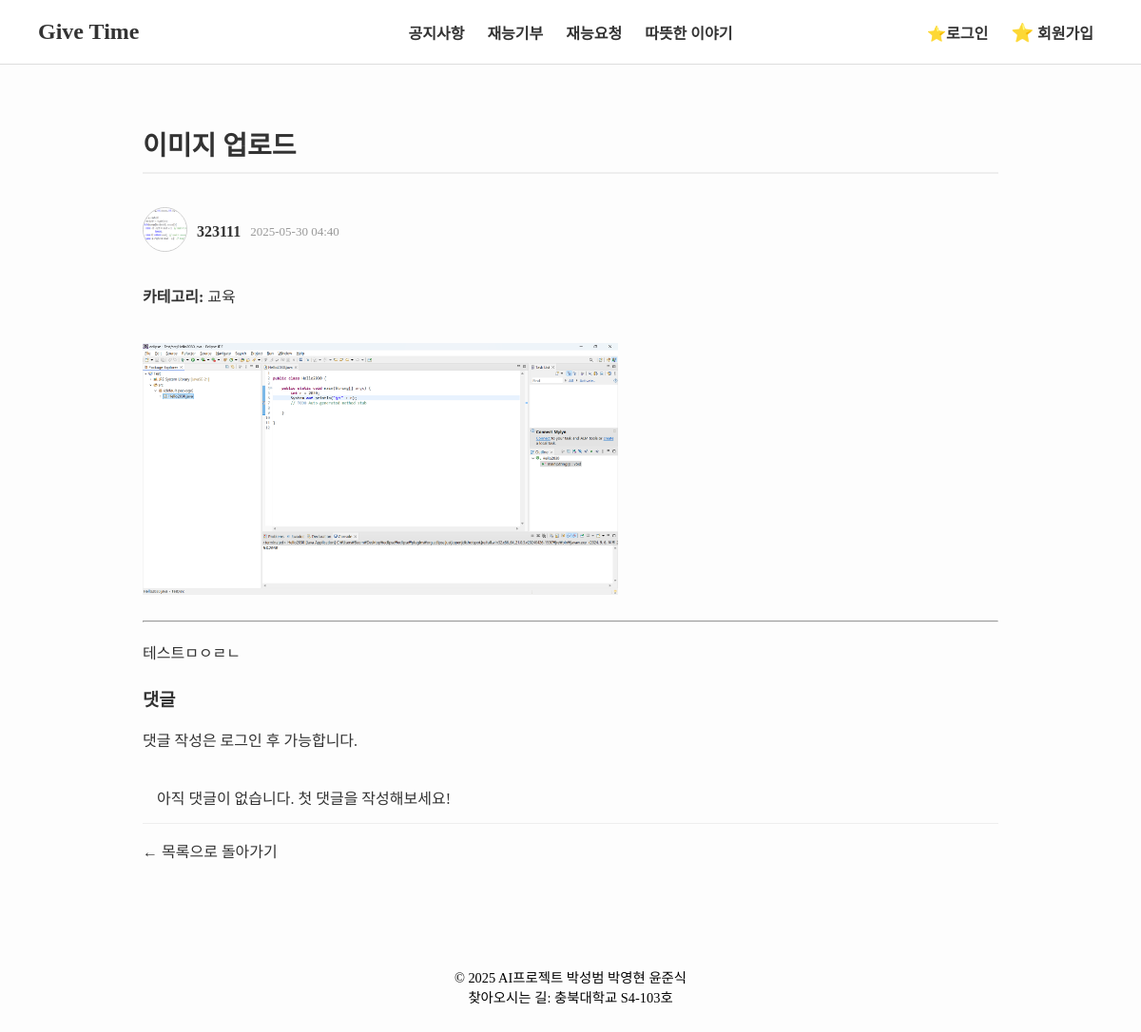
/posts/donation/7/, run on an earlier commit of the app's database.
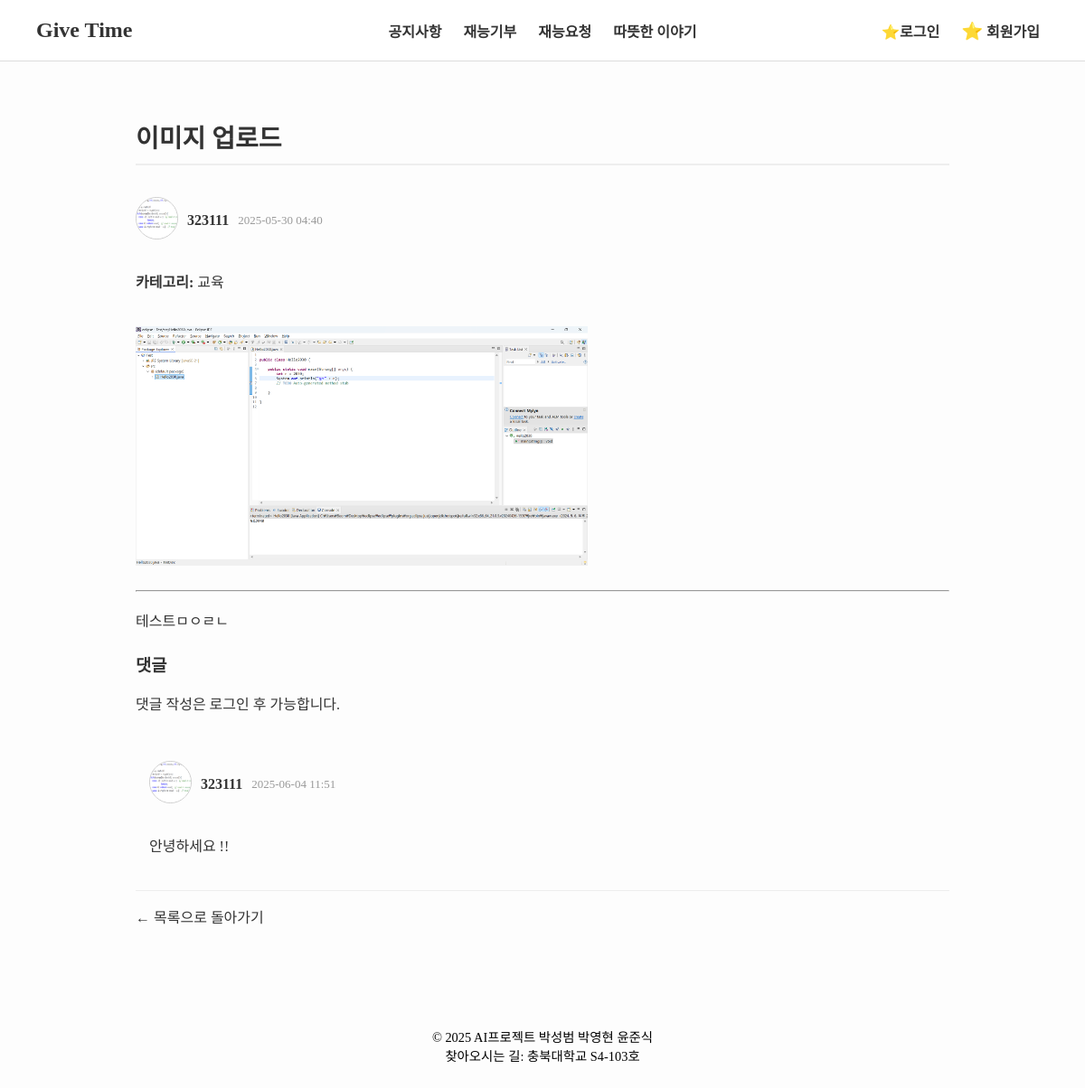
And on a later commit of the database.
### posts/models.py (models this page shows, shortened)
class Post(models.Model):
    POST_TYPE_CHOICES = [
        ('donation', '재능 기부'),
        ('request', '재능 요청'),
        ('story', '따뜻한 이야기'),
        ('announcement', '공지사항'),
    ]
    CATEGORY_CHOICES = [
        ('education', '교육'),
        ('it', 'IT/개발'),
        ('design', '디자인'),
        ('etc', '기타'),
    ]
    title = models.CharField(max_length=200)
    content = models.TextField()
    post_type = models.CharField(max_length=20, choices=POST_TYPE_CHOICES)
    category = models.CharField(max_length=20, choices=CATEGORY_CHOICES, blank=True, null=True)
    author = models.ForeignKey(settings.AUTH_USER_MODEL, on_delete=models.CASCADE)
    created_at = models.DateTimeField(auto_now_add=True)
    views = models.PositiveIntegerField(default=0)
    image = models.ImageField(upload_to='post_images/', null=True, blank=True)

class Comment(models.Model):
    post = models.ForeignKey('Post', on_delete=models.CASCADE, related_name='comments')
    author = models.ForeignKey(settings.AUTH_USER_MODEL, on_delete=models.CASCADE)
    content = models.TextField()
    created_at = models.DateTimeField(auto_now_add=True)

### account/models.py (models this page shows, shortened)
class CustomUser(AbstractBaseUser, PermissionsMixin):
    email = models.EmailField(unique=True)
    nickname = models.CharField(max_length=30, unique = True) # 닉네임 중복 불가
    location = models.CharField(max_length=100)
    profile_image = models.ImageField(upload_to='profile_images/', null=True, blank=True)
    about = models.TextField(blank=True, null=True)  # 소개글
    skills = models.TextField(blank=True, null=True)  # 기술 목록
    services = models.TextField(blank=True, null=True)  # 서비스 목록
    is_active = models.BooleanField(default=True)
    is_staff = models.BooleanField(default=False)
    objects = CustomUserManager()
    USERNAME_FIELD = 'email'
    REQUIRED_FIELDS = ['nickname']

### posts/views.py (the view)
# urls.py: path('<str:post_type>/<int:post_id>/', views.post_detail, name='post_detail'),
def post_detail(request, post_type, post_id):
    if post_type not in VALID_POST_TYPES:
        return render(request, '404.html')
    post = get_object_or_404(Post, pk=post_id, post_type=post_type)
    session_key = f'viewed_post_{post_id}'
    if not request.session.get(session_key, False):
        post.views += 1
        post.save()
        request.session[session_key] = True
    return render(request, 'posts/post_detail.html', {
        'post': post,
        'post_type': post_type,
    })

### posts/templates/posts/post_detail.html (shortened to what this page needs)
{% load static %}
<!DOCTYPE html>
<html lang="ko">
<head>
  <link rel="stylesheet" href="{% static 'posts/detail.css' %}" />
</head>
<body>
  <div id="header">
    {% include 'main/header.html' %}
  </div>
  <div class="content-wrapper">
    <h2>{{ post.title }}</h2>
    <div class="author-info">
      {% if post.author.profile_image %}
        <a href="{% url 'mypage:view_profile' post.author.id %}">
          <img src="{{ post.author.profile_image.url }}" alt="작성자 프로필" class="profile-img-small" />
        </a>
      {% else %}
        <a href="{% url 'mypage:view_profile' post.author.id %}">
          <img src="{% static 'images/default_profile.png' %}" alt="기본 프로필" class="profile-img-small" />
        </a>
      {% endif %}
      <a href="{% url 'mypage:view_profile' post.author.id %}">
        <strong>{{ post.author.nickname }}</strong>
      </a>
      <span class="date">{{ post.created_at|date:"Y-m-d H:i" }}</span>
    </div>
    {% if post.category %}
      <p><strong>카테고리:</strong> {{ post.get_category_display }}</p>
    {% endif %}
    {% if post.image %}
      <img src="{{ post.image.url }}" alt="게시글 이미지" style="max-width: 500px; height: auto" />
    {% endif %}
    <hr />
    <p>{{ post.content|linebreaks }}</p>
    <h3>댓글</h3>
    {% if user.is_authenticated %}
      <form action="{% url 'add_comment' post.post_type post.id %}" method="post">
        {% csrf_token %}
        <textarea name="content" rows="3" placeholder="댓글을 작성하세요" required></textarea><br />
        <button type="submit">작성</button>
      </form>
    {% else %}
      <p>댓글 작성은 로그인 후 가능합니다.</p>
    {% endif %}
    <ul>
      {% for comment in post.comments.all %}
        <li>
          <div class="author-info">
            {% if comment.author.profile_image %}
              <a href="{% url 'mypage:view_profile' comment.author.id %}">
                <img src="{{ comment.author.profile_image.url }}" alt="작성자 프로필" class="profile-img-small" />
              </a>
            {% else %}
              <a href="{% url 'mypage:view_profile' comment.author.id %}">
                <img src="{% static 'images/default_profile.png' %}" alt="기본 프로필" class="profile-img-small" />
              </a>
            {% endif %}
            <a href="{% url 'mypage:view_profile' comment.author.id %}">
              <strong>{{ comment.author.nickname }}</strong>
            </a>
            <span class="date">{{ comment.created_at|date:"Y-m-d H:i" }}</span>
          </div>
          <p>{{ comment.content }}</p>
        </li>
      {% empty %}
        <li>아직 댓글이 없습니다. 첫 댓글을 작성해보세요!</li>
      {% endfor %}
    </ul>
    <a href="{% url 'post_list' post.post_type %}">← 목록으로 돌아가기</a>
  </div>
  <div id="footer">
    {% include 'main/footer.html' %}
  </div>
</body>
</html>

### main/templates/main/header.html (shortened to what this page needs)
{% load static %}
<!DOCTYPE html>
<html>
  <head>
  </head>
  <body>
    <header>
      <div class="nav-left">
        <div
          class="logo"
          style="
            font-family: 'Georgia', serif;
            font-weight: bold;
            font-size: 1.5em;
          "
        >
          <a
            href="{% url 'main' %}"
            style="text-decoration: none; color: inherit"
            >Give Time</a
          >
        </div>
      </div>
      <div class="nav-center">
        <nav>
          <a href="{% url 'post_list' 'announcement' %}">공지사항</a>
          <a href="{% url 'post_list' 'donation' %}">재능기부</a>
          <a href="{% url 'post_list' 'request' %}">재능요청</a>
          <a href="{% url 'post_list' 'story' %}">따뜻한 이야기</a>
        </nav>
      </div>
      <div class="nav-right">
        <nav>
          {% if user.is_authenticated %}
          <a href="#" id="logoutBtn">⭐로그아웃</a>
          <a href="{% url 'mypage:my_page' %}">
            <span style="font-size: 1.2em">⭐</span> 마이페이지
          </a>
          {% else %}
          <a href="#" onclick="openLoginModal()">⭐로그인</a>
          <a href="#" onclick="openSignupModal()">
            <span style="font-size: 1.2em">⭐</span> 회원가입
          </a>
          {% endif %}
        </nav>
      </div>
    </header>
  </body>
</html>

### main/templates/main/footer.html (shortened to what this page needs)
<footer>
{% load static %}
  © 2025 AI프로젝트 박성범 박영현 윤준식<br />
  찾아오시는 길: 충북대학교 S4-103호
</footer>

### posts/static/posts/detail.css (style rules this page uses)
body { background-color: #fdfdfd; margin: 0; padding: 0; color: #333; }
header { display: flex; justify-content: space-between; align-items: center; padding: 15px 40px; border-bottom: 1px solid #ddd; position: relative; }
h2 { font-size: 28px; border-bottom: 2px solid #eee; padding-bottom: 10px; margin-bottom: 20px; }
.content-wrapper { padding: 0 30px; }
.author-info { display: flex; align-items: center; gap: 10px; margin-bottom: 15px; }
.profile-img-small { width: 45px; height: 45px; border-radius: 50%; object-fit: cover; border: 1px solid #ccc; }
.date { font-size: 13px; color: #999; }
img { max-width: 100%; height: auto; margin: 15px 0; }
p { line-height: 1.6; font-size: 16px; margin-bottom: 20px; }
ul { list-style: none; padding: 0; }
li { padding: 15px; border-bottom: 1px solid #eee; }
a { color: inherit; text-decoration: none; }
.content-wrapper { max-width: 900px; margin: 0 auto; padding: 40px 20px; }

### main/templates/main/header.html (style rules this page uses)
header { display: flex; justify-content: space-between; align-items: center; padding: 20px 40px; background-color: white; border-bottom: 1px solid #ddd; }
.nav-left { display: flex; flex: 1; }
.nav-center { position: absolute; left: 50%; transform: translateX(-50%); display: flex; justify-content: center; }
.nav-right { display: flex; justify-content: flex-end; flex: 1; }
nav a { margin: 0 10px; text-decoration: none; color: #333; font-weight: bold; }
footer { text-align: center; padding: 30px; font-size: 0.9em; color: black; background-color: transparent; margin-top: 40px; }

### main/templates/main/footer.html (style rules this page uses)
footer { text-align: center; padding: 30px; font-size: 0.9em; color: black; background-color: transparent; margin-top: 40px; }

What changed in the data, as far as the page shows it:
added Comment: author.profile_image (picture), author.nickname "323111", created_at "2025-06-04 11:51", content "안녕하세요 !!"
Also different on the page:
text no longer shown: "아직 댓글이 없습니다. 첫 댓글을 작성해보세요!"
